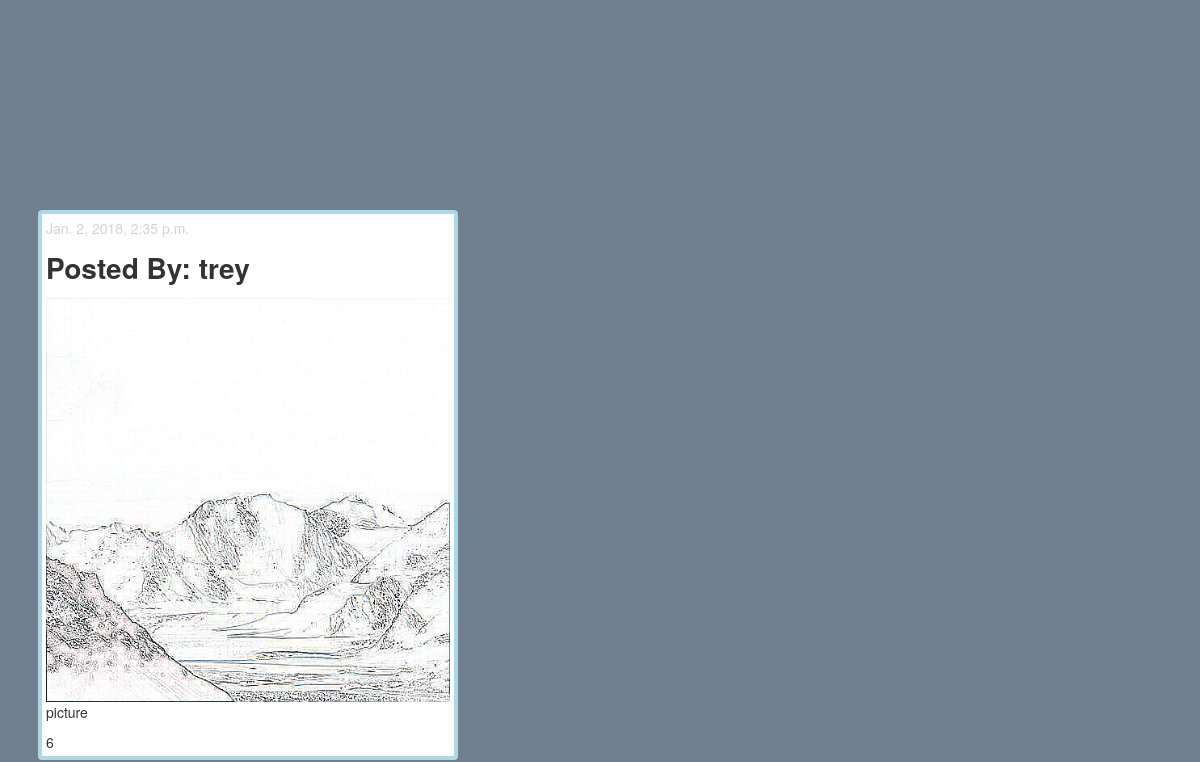
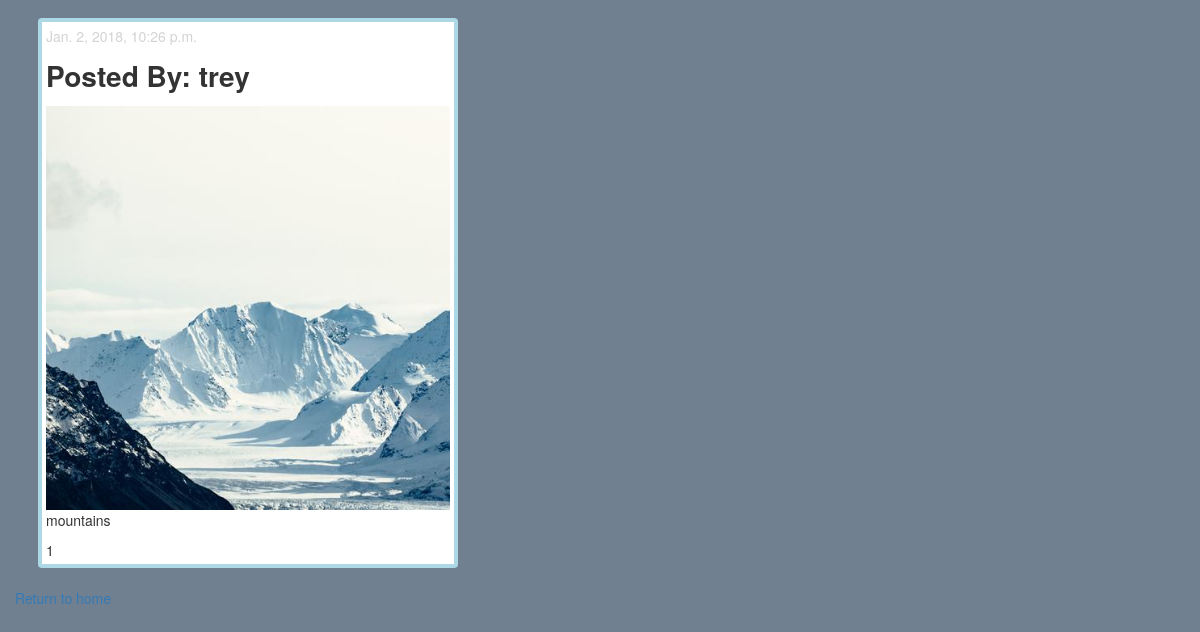
Before: /mostpopular/ with the older database file (2 pictures, top to bottom).
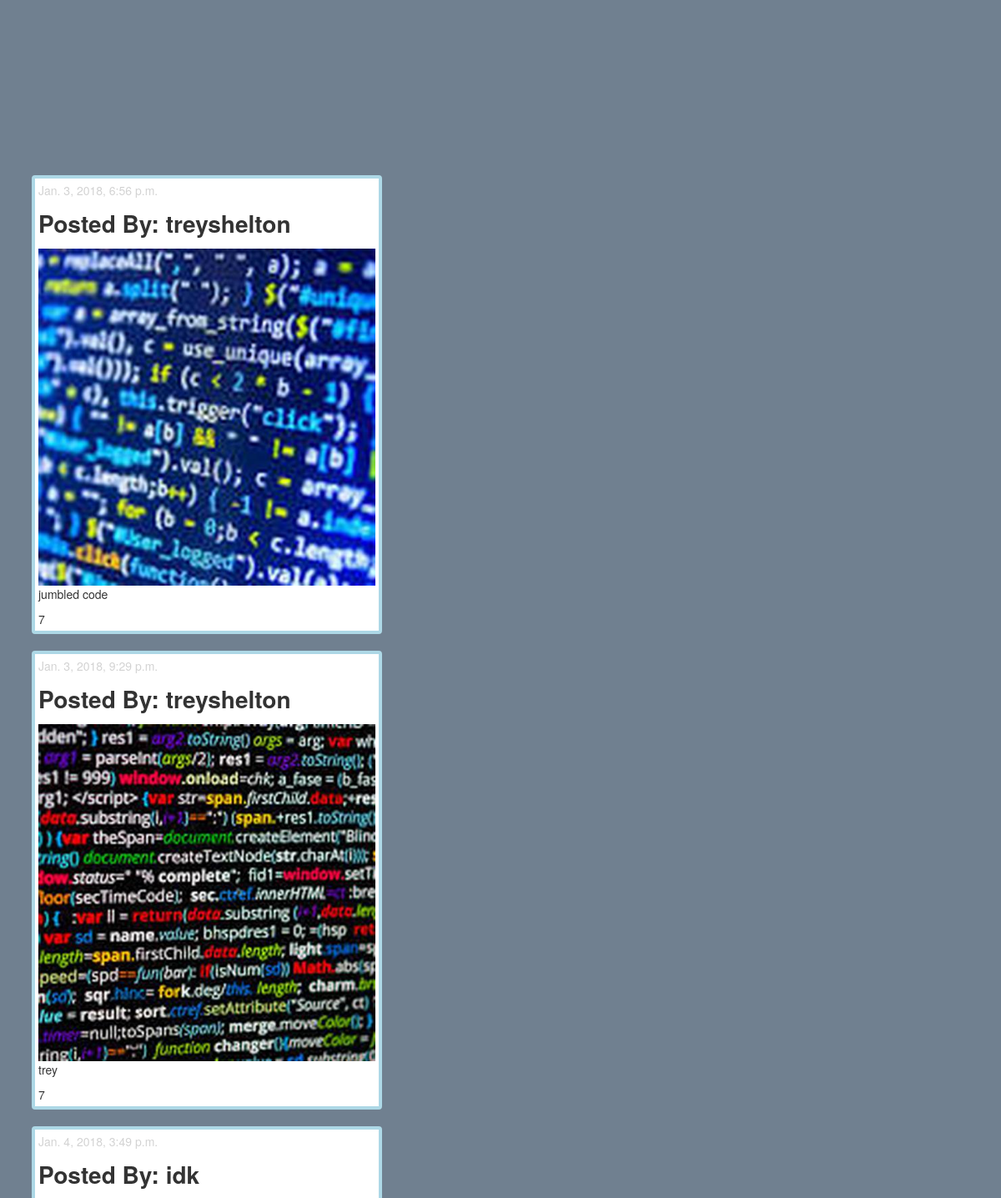
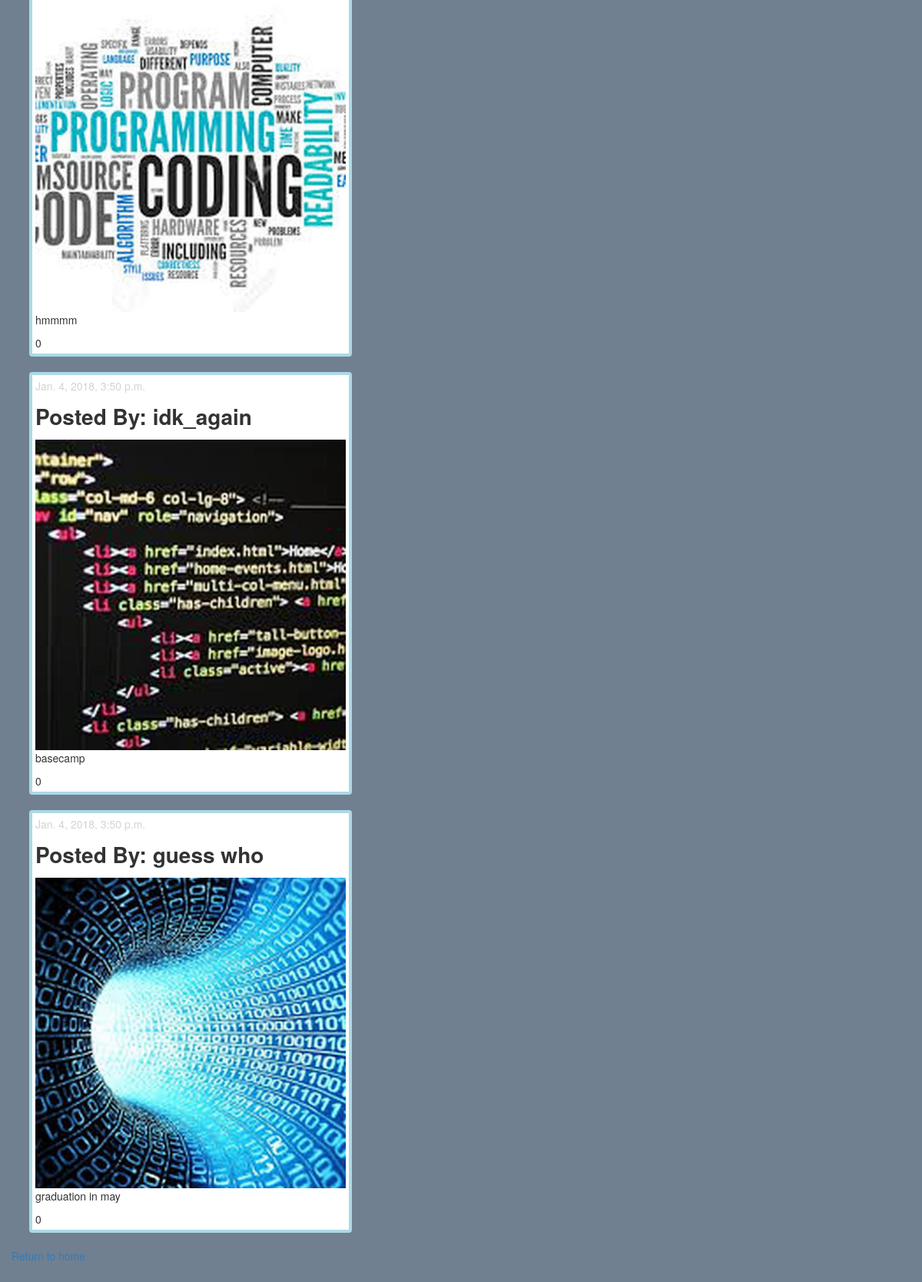
After: the same page with the newer database file (2 pictures, top to bottom).
### app/models.py (models this page shows)
class GetImage(models.Model):
    uploaded_by = models.CharField(max_length=20, blank=True)
    image = models.ImageField(upload_to='app/static/app/images/')
    caption = models.CharField(max_length=255, blank=True)
    uploaded_at = models.DateTimeField(auto_now_add=True)
    likes = models.IntegerField(default=0)
    topic = models.ForeignKey(
        Topic, on_delete=models.SET_NULL, blank=True, null=True)
    def image_url(self):
        return self.image.url[len('app/static/'):]

### app/views.py (the view)
# urls.py: path('mostpopular/', views.MostPopular.as_view(), name='mostpopular')
class MostPopular(View):
    def get(self, request):
        objects = GetImage.objects.all().order_by('-likes')[:5]
        return render(request, 'app/most-likes.html',
                      {'objects': objects})

### app/templates/app/most-likes.html (shortened to what this page needs)
{% extends 'app/base.html' %}
{% load static %}
{% block content %}
    <div class="col-lg-4 col-md-6 col-sm-8 col-lg-offset-0 col-sm-offset-2 margins">
        <div class="row">
            {% for obj in objects %}
            <div class="thumbnail">
                <div class="inline">
                    <p id="time-posted">{{ obj.uploaded_at }}</p>
                    <p class="username">Posted By: {{ obj.uploaded_by }}</p>
                </div>
                <img src="{% static obj.image_url %}?t={% now 'u' %}" />
                <p>{{ obj.caption }}</p>
                <form action="{% url 'app:likes' obj.id %}" method="post" enctype="multipart/form-data">
                    {{obj.likes}}
                </form>
            </div>
            {% endfor %}
        </div>
        <p>
            <a href="{% url 'app:feed' %}">Return to home</a>
        </p>
    </div>
{% endblock %}

### app/templates/app/base.html (shortened to what this page needs)
<!DOCTYPE html>
<html lang="en">
{% load static %}
<head>
    <link rel="stylesheet" href="https://maxcdn.bootstrapcdn.com/bootstrap/3.3.7/css/bootstrap.min.css">
    <link href="https://maxcdn.bootstrapcdn.com/font-awesome/4.7.0/css/font-awesome.min.css" rel="stylesheet"
>
    <link rel="stylesheet" href="https://maxcdn.bootstrapcdn.com/bootstrap/3.3.7/css/bootstrap.min.css">
    <link rel="stylesheet" href="{% static 'app/style.css' %}">
</head>
<body>
    {% block content %}
    {% endblock %}
</body>
</html>

### app/static/app/style.css (style rules this page uses)
body { background-color: slategray; }
.inline { display: inline; }
#time-posted { color: lightgrey; }
.username { font-size: 2em; font-weight: bold; }
.margins { margin-top: 15em; margin-bottom: 1em; }
.thumbnail { border: 4px solid lightblue; width: 30em; margin-left: 38px; margin-right: 10px; }

Changed rows visible on the page:
removed GetImage: uploaded_at "Jan. 2, 2018, 2:35 p.m.", uploaded_by "trey", image (picture), caption "picture", likes "6"
removed GetImage: uploaded_at "Jan. 2, 2018, 10:26 p.m.", uploaded_by "trey", image (picture), caption "mountains", likes "1"
added GetImage: uploaded_at "Jan. 3, 2018, 6:56 p.m.", uploaded_by "treyshelton", image (picture), caption "jumbled code", likes "7"
added GetImage: uploaded_at "Jan. 3, 2018, 9:29 p.m.", uploaded_by "treyshelton", image (picture), caption "trey", likes "7"
added GetImage: uploaded_at "Jan. 4, 2018, 3:49 p.m.", uploaded_by "idk", image (picture), caption "hmmmm", likes "0"
added GetImage: uploaded_at "Jan. 4, 2018, 3:50 p.m.", uploaded_by "idk_again", image (picture), caption "basecamp", likes "0"
added GetImage: uploaded_at "Jan. 4, 2018, 3:50 p.m.", uploaded_by "guess who", image (picture), caption "graduation in may", likes "0"
